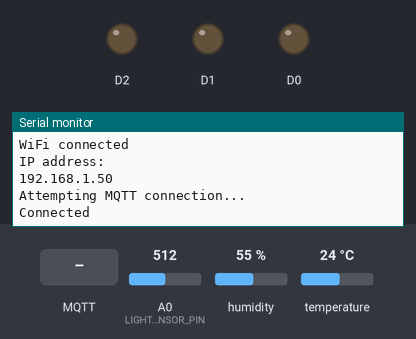
The sketch below on a simulated ESP8266 (NodeMCU). On the bench: output pins drawn as LEDs (lit = HIGH), the last lines printed to the serial monitor. The inputs (shaded band) are chosen by the test bench; at power-on: A0 (LIGHT_SENSOR_PIN) = 512, humidity 55 %, temperature 24 °C. WiFi joins after 1.5 s; servers stay silent unless stated; random numbers use the default seed unless the sketch sets one; no MQTT or app messages arrive unless stated.

Above: at 2.7 s.
2.8 s: MQTT message "o" arrives on the first subscribed topic
At 3.3 s:
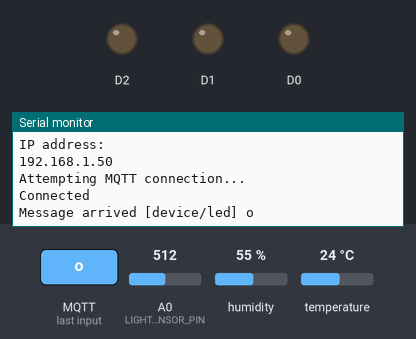
6.5 s: MQTT message "f" arrives on the first subscribed topic
At 7.3 s:
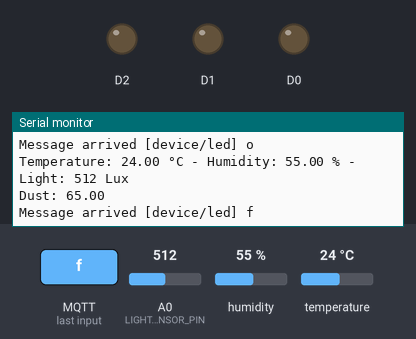
8.0 s: MQTT message "a" arrives on the first subscribed topic
At 8.4 s:
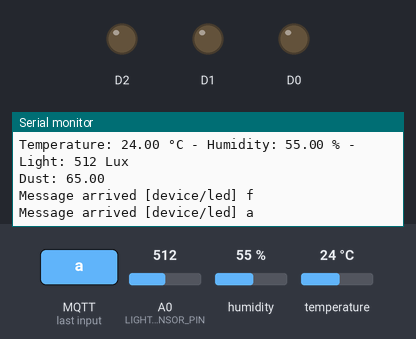

The sketch:

mqtt.ino
```cpp
#include <ESP8266WiFi.h>
#include <PubSubClient.h>
#include <Adafruit_Sensor.h>
#include <DHT.h>
#include <DHT_U.h>

#define DHTPIN D4
#define DHTTYPE DHT11
#define LIGHT_SENSOR_PIN A0

DHT_Unified dht(DHTPIN, DHTTYPE);

const char *ssid = "Kim Hoang";
const char *password = "88888888";
const char *mqtt_server = "192.168.0.100";
const char *mqtt_username = "kienok";
const char *mqtt_password = "kienok";
const char *mqtt_username2 = "kienkk";
const char *mqtt_password2 = "kienkk";
const char *topic = "datasensor";


WiFiClient espClient;
PubSubClient client(espClient);

unsigned long lastTime = 0;
unsigned long lastTime1 = 0;
float temperature, humidity, lightIntensity, dust;

void setup_wifi() {
  Serial.println();
  Serial.print("Connecting to ");
  Serial.println(ssid);

  WiFi.mode(WIFI_STA);
  WiFi.begin(ssid, password);

  while (WiFi.status() != WL_CONNECTED) {
    Serial.print(".");
    delay(300);
  }

  Serial.println("");
  Serial.println("WiFi connected");
  Serial.println("IP address: ");
  Serial.println(WiFi.localIP());
}


void callback(char *topic, byte *payload, unsigned int length) {


  Serial.print("Message arrived [");
  Serial.print(topic);
  Serial.print("] ");
  for (int i = 0; i < length; i++) {
    Serial.print((char)payload[i]);
  }
  Serial.println();

    if ((char)payload[0] == 'o' && (char)payload[1] == 'f' && (char)payload[2] == 'f' && (char)payload[3] == 'f' && (char)payload[4] == 'a' && (char)payload[5] == 'n') {
      digitalWrite(D1, LOW);
      client.publish("device/led/status", "FAN OFF");
      Serial.println("FAN OFF");
    } else if ((char)payload[0] == 'o' && (char)payload[1] == 'n' && (char)payload[2] == 'f' && (char)payload[3] == 'a' && (char)payload[4] == 'n') {
      digitalWrite(D1, HIGH);
      client.publish("device/led/status", "FAN ON");
      Serial.println("FAN ON");
    } else if ((char)payload[0] == 'o' && (char)payload[1] == 'n' && (char)payload[2] == 'l' && (char)payload[3] == 'e' && (char)payload[4] == 'd') {
      digitalWrite(D2, HIGH);
      client.publish("device/led/status", "LED ON");
      Serial.println("LED ON");
    } else if ((char)payload[0] == 'o' && (char)payload[1] == 'f' && (char)payload[2] == 'f' && (char)payload[3] == 'l' && (char)payload[4] == 'e' && (char)payload[5] == 'd') {
      digitalWrite(D2, LOW);
      client.publish("device/led/status", "LED OFF");
      Serial.println("LED OFF");
    } else if ((char)payload[0] == 'o' && (char)payload[1] == 'f' && (char)payload[2] == 'f' && (char)payload[3] == 'd' && (char)payload[4] == 'e' && (char)payload[5] == 'n' ) {
      digitalWrite(D0, LOW);
      client.publish("device/led/status", "LED 2 OFF");
      Serial.println("LED 2 OFF");
    } else if ((char)payload[0] == 'o' && (char)payload[1] == 'n' && (char)payload[2] == 'd' && (char)payload[3] == 'e' && (char)payload[4] == 'n') {
      digitalWrite(D0, HIGH);
      client.publish("device/led/status", "LED 2 ON");
      Serial.println("LED 2 ON");
    } else if ((char)payload[0] == 'o' && (char)payload[1] == 'n' && (char)payload[2] == 'a' && (char)payload[3] == 'l' && (char)payload[4] == 'l') {
      digitalWrite(D1, HIGH);
      digitalWrite(D2, HIGH);
      client.publish("device/led/status", "ALL DEVICE ON");
      Serial.println("ALL DEVICE ON");
    } else if ((char)payload[0] == 'o' && (char)payload[1] == 'f' && (char)payload[2] == 'f' && (char)payload[3] == 'a' && (char)payload[4] == 'l' && (char)payload[4] == 'l') {
      digitalWrite(D1, LOW);
      digitalWrite(D2, LOW);
      client.publish("device/led/status", "ALL DEVICE OFF");
      Serial.println("ALL DEVICE OFF");
    }
  }

void reconnect() {
  while (!client.connected()) {
    Serial.println("Attempting MQTT connection...");
    String clientId = "ESP8266Client-";
    clientId += String(random(0xffff), HEX);
    if (client.connect(clientId.c_str(), mqtt_username, mqtt_password)) {
      Serial.println("Connected");
      client.subscribe("device/led");
    } else {
      Serial.print("failed, rc=");
      Serial.print(client.state());
      Serial.println(" try again in 5 seconds");
      delay(5000);
    }
  }
}
void setup() {
  pinMode(D0, OUTPUT);
  pinMode(D1, OUTPUT);
  pinMode(D2, OUTPUT);

  dht.begin();
  sensor_t sensor;
  dht.temperature().getSensor(&sensor);
  dht.humidity().getSensor(&sensor);

  Serial.begin(115200);
  setup_wifi();
  client.setServer(mqtt_server, 1993);
  client.setCallback(callback);

}

void loop() {
  if (!client.connected()) {
    reconnect();
  }
  client.loop();


  unsigned long now = millis();
if (now - lastTime > 5000) {
  lastTime = now;

  // Read temperature
  sensors_event_t event;
  dht.temperature().getEvent(&event);
  if (!isnan(event.temperature)) {
    Serial.print(F("Temperature: "));
    Serial.print(event.temperature);
    Serial.print(F(" °C - "));
    temperature = event.temperature;
  }

  // Read humidity
  dht.humidity().getEvent(&event);
  if (!isnan(event.relative_humidity)) {
    Serial.print(F("Humidity: "));
    Serial.print(event.relative_humidity);
    Serial.print(F(" % - "));
    humidity = event.relative_humidity;
  }

  // Read light intensity
  int lightValue = analogRead(LIGHT_SENSOR_PIN);
  //light = map(lightValue, 0, 1023, 0, 100);
  lightIntensity = 1024 - lightValue;

  Serial.print("Light: ");
  Serial.print((int)lightIntensity);
  Serial.println(F(" Lux"));

  dust = random(0, 101); // Tạo giá trị ngẫu nhiên trong khoảng 0 đến 100
    Serial.print(F("Dust: "));
    Serial.println(dust);

    // Publish data to MQTT
   String data =String(temperature) + " " + String(humidity) + " " + String((int)lightIntensity);
  char dataChar[data.length() + 1];
  data.toCharArray(dataChar, sizeof(dataChar));
  client.publish(topic, dataChar);

    delay(100);

//     if (dust > 60) {
//       delay(2000);
//   for (int i = 0; i < 10; i++) {  // Blink 5 times
//     digitalWrite(D0, HIGH);
//     delay(500);
//     digitalWrite(D0, LOW);
//     delay(500);
//   }
// }
  }
}
```

Measured:
- after the input at 2.8 s, the serial monitor: prints a new line at once (image 1)
- after the input at 6.5 s, the serial monitor: prints a new line at once (image 2)
- after the input at 8.0 s, the serial monitor: prints a new line at once (image 3)
